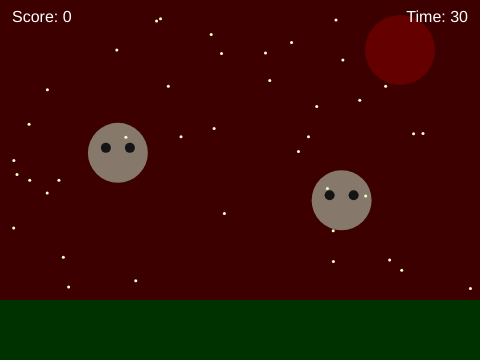
Frame 1 (no input)
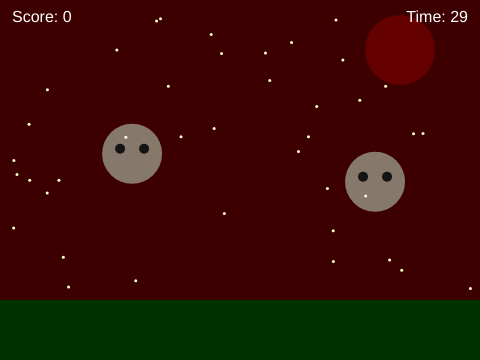
Frame 60 (no input)
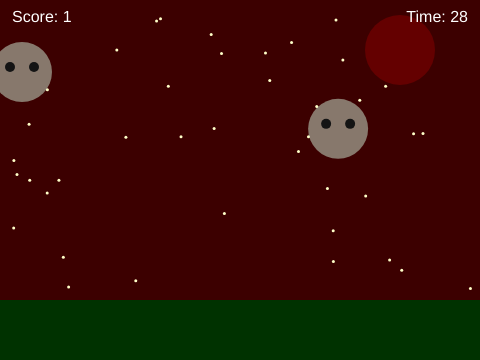
Frame 120 (the mouse pressed at the canvas centre since frame 60)

The p5.js sketch that drew these frames (run headless with seeded random() and noise() and a simulated clock; from frame 60 on, the mouse is pressed at the canvas centre):

// p5.js sketch
// ── sketch.js
let ghost1 = { x: 120, y: 150 };
let ghost2 = { x: 340, y: 200 };
let starX = [];
let starY = [];
let spawnEvery = 60;
let score = 0;
let duration = 30;
let startTime;

function setup() {
  createCanvas(480, 360);

  for (let i = 0; i < 40; i++) {
    starX[i] = random(width);
    starY[i] = random(290);
  }

  startTime = millis();
}

function draw() {
  background(60, 0, 0);
  noStroke();

  // stars
  fill(255, 255, 200);
  for (let i = 0; i < starX.length; i++) {
    ellipse(starX[i], starY[i], 3, 3);
  }

  fill(100, 0, 0);
  ellipse(400, 50, 70, 70);

  fill(0, 50, 0);
  rect(0, 300, 480, 60);

  let elapsed = (millis() - startTime) / 1000;
  let timeLeft = max(0, duration - elapsed);

  ghost1.x += random(-5, 5);
  ghost1.y += random(-3, 3);
  ghost2.x += random(-5, 5);
  ghost2.y += random(-3, 3);

  drawGhost(ghost1.x, ghost1.y);
  drawGhost(ghost2.x, ghost2.y);

  if (frameCount % spawnEvery === 0) {
    spawnGhost1();
    spawnGhost2();
  }

  fill(255);
  textSize(16);
  textAlign(LEFT, TOP);
  text('Score: ' + score, 12, 10);
  textAlign(RIGHT, TOP);
  text('Time: ' + ceil(timeLeft), width - 12, 10);
}

function drawGhost(x, y) {
  noStroke();
  fill(220, 255, 230, 120); 
  ellipse(x, y, 60, 60);

  fill(20);
  ellipse(x - 12, y - 5, 10);
  ellipse(x + 12, y - 5, 10);
}

function spawnGhost1() {
  ghost1 = { x: random(40, width - 40), y: random(40, 260) };
}

function spawnGhost2() {
  ghost2 = { x: random(40, width - 40), y: random(40, 260) };
}

function mousePressed() {
  if (dist(mouseX, mouseY, ghost1.x, ghost1.y) < 30) {
    score++;
    spawnGhost1();
  }
  if (dist(mouseX, mouseY, ghost2.x, ghost2.y) < 30) {
    score++;
    spawnGhost2();
  }
}
